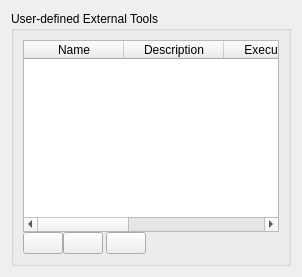
       <widget class="QWidget" name="pageExtTools">
        <layout class="QVBoxLayout" name="verticalLayout_14">
         <item>
          <widget class="QGroupBox" name="gpboxNet_2">
           <property name="title">
            <string>User-defined External Tools</string>
           </property>
           <layout class="QVBoxLayout" name="verticalLayout_12">
            <property name="spacing">
             <number>0</number>
            </property>
            <item>
             <widget class="QTableWidget" name="tblwdgUserDefTools">
              <attribute name="horizontalHeaderStretchLastSection">
               <bool>true</bool>
              </attribute>
              <attribute name="verticalHeaderVisible">
               <bool>false</bool>
              </attribute>
              <attribute name="verticalHeaderStretchLastSection">
               <bool>false</bool>
              </attribute>
              <column>
               <property name="text">
                <string>Name</string>
               </property>
              </column>
              <column>
               <property name="text">
                <string>Description</string>
               </property>
              </column>
              <column>
               <property name="text">
                <string>Executable</string>
               </property>
              </column>
              <column>
               <property name="text">
                <string>Arguments</string>
               </property>
              </column>
              <column>
               <property name="text">
                <string>Product Types</string>
               </property>
              </column>
             </widget>
            </item>
            <item>
             <layout class="QHBoxLayout" name="horizontalLayout_14" stretch="2,2,1,2,50">
              <property name="spacing">
               <number>0</number>
              </property>
              <item>
               <widget class="QPushButton" name="btnAddNewUdefTool">
                <property name="text">
                 <string/>
                </property>
                <property name="icon">
                 <iconset resource="configtool.qrc">
                  <normaloff>:/img/img/plus.png</normaloff>:/img/img/plus.png</iconset>
                </property>
               </widget>
              </item>
              <item>
               <widget class="QPushButton" name="btnRemoveUdefTool">
                <property name="text">
                 <string/>
                </property>
                <property name="icon">
                 <iconset resource="configtool.qrc">
                  <normaloff>:/img/img/minus.png</normaloff>:/img/img/minus.png</iconset>
                </property>
               </widget>
              </item>
              <item>
               <spacer name="horizontalSpacer_21">
                <property name="orientation">
                 <enum>Qt::Horizontal</enum>
                </property>
                <property name="sizeHint" stdset="0">
                 <size>
                  <width>40</width>
                  <height>20</height>
                 </size>
                </property>
               </spacer>
              </item>
              <item>
               <widget class="QPushButton" name="btnEditUdefTool">
                <property name="text">
                 <string/>
                </property>
                <property name="icon">
                 <iconset resource="configtool.qrc">
                  <normaloff>:/img/img/general.png</normaloff>:/img/img/general.png</iconset>
                </property>
               </widget>
              </item>
              <item>
               <spacer name="horizontalSpacer_20">
                <property name="orientation">
                 <enum>Qt::Horizontal</enum>
                </property>
                <property name="sizeHint" stdset="0">
                 <size>
                  <width>40</width>
                  <height>20</height>
                 </size>
                </property>
               </spacer>
              </item>
             </layout>
            </item>
           </layout>
          </widget>
         </item>
        </layout>
       </widget>
